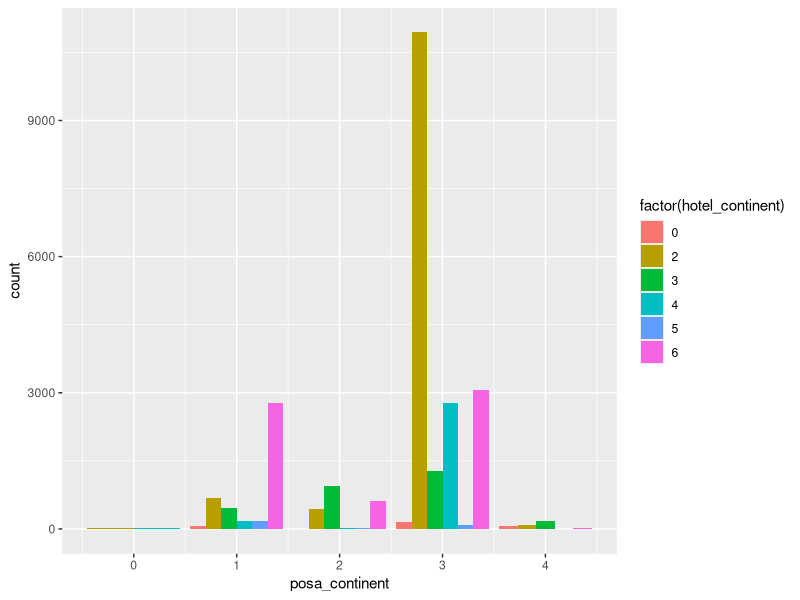
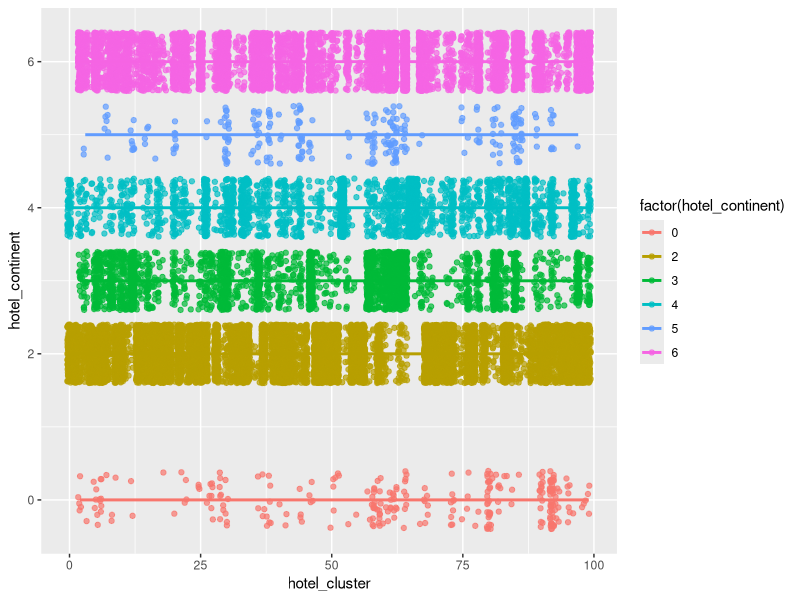

These figures' R source, in order:
## ---- chunk 1
library(data.table)
train_dt <- fread("train.25000.csv", header = TRUE)
library(ggplot2)
## ---- chunk 2
test_dt <- fread("test.1000.csv")
## ---- chunk 3
train_dt$year <- as.numeric(format(as.Date(train_dt$date_time, "%Y-%m-%d"), "%Y"))
unique(train_dt$year)
## ---- chunk 4
test_dt$year <- as.numeric(format(as.Date(test_dt$date_time, "%Y-%m-%d"), "%Y"))
unique(test_dt$year)
## ---- chunk 5
ggplot(train_dt, aes(posa_continent, fill = factor(hotel_continent))) + geom_bar(position = "dodge")
## ---- chunk 6
ggplot(train_dt,
       aes(x = hotel_cluster, y = hotel_continent, col = factor(hotel_continent))) +       # to avoid over plotting
  geom_jitter(alpha = 0.7) +
      geom_smooth(method = "lm", se = F)
## ---- chunk 7
cor(train_dt$hotel_cluster, train_dt$srch_destination_id)
cor(train_dt$hotel_cluster, train_dt$posa_continent)
cor(train_dt$hotel_cluster, train_dt$user_location_country)
cor(train_dt$hotel_cluster, train_dt$user_location_region)
cor(train_dt$hotel_cluster, train_dt$user_location_city)
cor(train_dt$hotel_cluster, train_dt$orig_destination_distance)
cor(train_dt$hotel_cluster, train_dt$user_id)
cor(train_dt$hotel_cluster, train_dt$is_package)
#cor(train_dt$hotel_cluster, train_dt$srch_ci)
#cor(train_dt$hotel_cluster, train_dt$srch_co)
cor(train_dt$hotel_cluster, train_dt$srch_adults_cnt)

cor(train_dt$hotel_cluster, train_dt$srch_children_cnt)
cor(train_dt$hotel_cluster, train_dt$srch_rm_cnt)
cor(train_dt$hotel_cluster, train_dt$srch_destination_id)
cor(train_dt$hotel_cluster, train_dt$srch_destination_type_id)
cor(train_dt$hotel_cluster, train_dt$is_booking)
cor(train_dt$hotel_cluster, train_dt$cnt)
cor(train_dt$hotel_cluster, train_dt$hotel_continent)
cor(train_dt$hotel_cluster, train_dt$hotel_country)
cor(train_dt$hotel_cluster, train_dt$hotel_market)
## ---- chunk 8
model = lm(hotel_cluster ~ srch_destination_id + srch_destination_type_id + is_booking + cnt + orig_destination_distance + user_location_country + user_location_region + is_mobile + is_package + hotel_continent + hotel_country + hotel_market, data= train_dt)
summary(model)


#to avoid multi colinearity, try different model
model2 = lm(hotel_cluster ~ srch_destination_id + cnt + orig_destination_distance + user_location_region + hotel_country + hotel_market, data=train_dt)
summary(model2)
## ---- chunk 9
library(rpart)
frmla = hotel_cluster ~ srch_destination_id + user_location_region + orig_destination_distance
ctrl = rpart.control(minSplit=5, minbucket = 50)

expediaTreeModel = rpart(frmla, data = train_dt, method = "class", control=ctrl )

# get the cp - complexity factor
printcp(expediaTreeModel)
#summary(expediaTreeModel)
